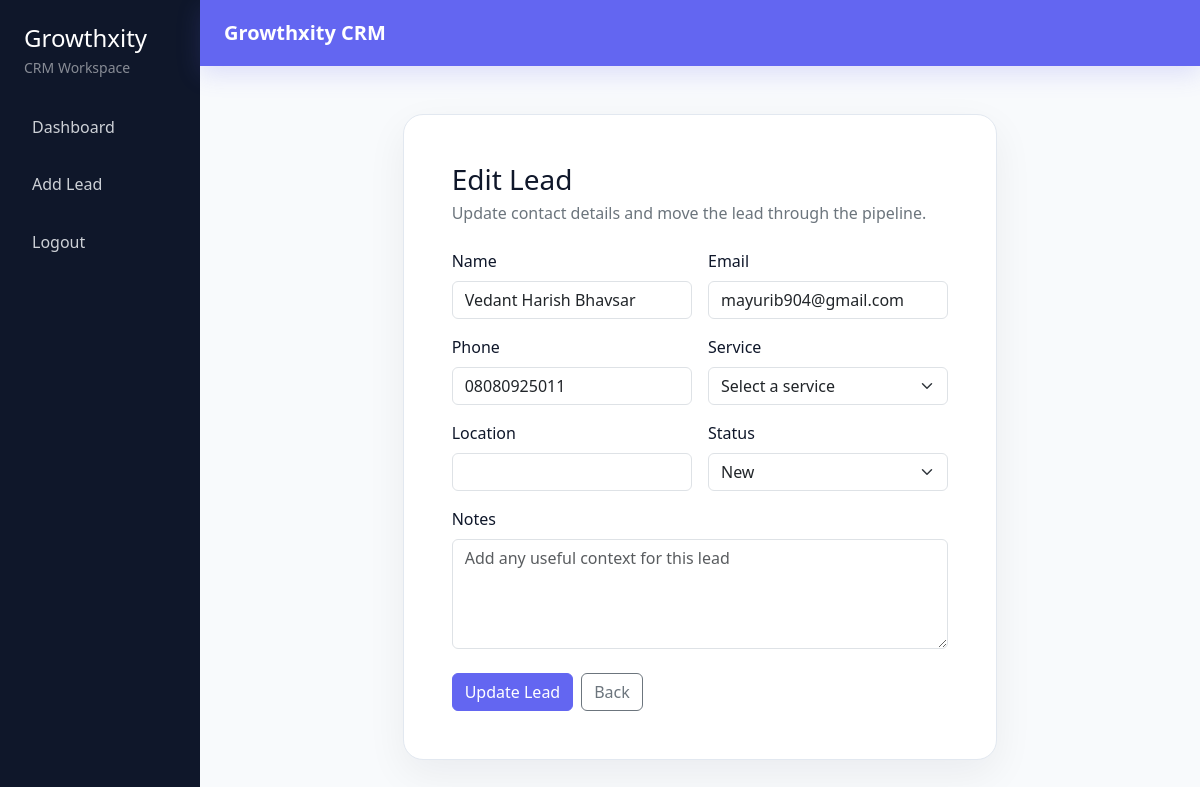
The page /edit-lead/1 (signed in) on the database its author committed.
### models.py (models this page shows)
class Lead(db.Model):
    __tablename__ = "leads"
    STATUS_OPTIONS = (
        "New",
        "Contacted",
        "Qualified",
        "Proposal Sent",
        "Negotiation",
        "Won",
        "Lost",
    )
    VALID_STATUS_OPTIONS = STATUS_OPTIONS + ("Closed",)
    SERVICE_OPTIONS = (
        "Website Lead",
        "Web Development",
        "App Development",
        "SEO",
        "Performance Marketing",
        "CRM Setup",
        "Branding",
    )
    __table_args__ = (
        CheckConstraint(
            "status IN ('New', 'Contacted', 'Qualified', 'Proposal Sent', 'Negotiation', 'Won', 'Lost', 'Closed')",
            name="ck_leads_status_valid",
        ),
    )
    id = db.Column(db.Integer, primary_key=True)
    name = db.Column(db.String(100), nullable=False)
    email = db.Column(db.String(255), nullable=False)
    phone = db.Column(db.String(20), nullable=False)
    source = db.Column(db.String(100), nullable=True)
    service = db.Column(db.String(100), nullable=True)
    location = db.Column(db.String(120), nullable=True)
    notes = db.Column(db.Text, nullable=True)
    status = db.Column(db.String(50), nullable=False, default="New", index=True)
    user_id = db.Column(db.Integer, db.ForeignKey("users.id"), nullable=False, index=True)
    client_work_items = db.relationship(
        "ClientWork",
        backref="lead",
        lazy="selectin",
        cascade="all, delete-orphan",
    )

### leads.py (the view, shortened to what this page needs)
@leads.route("/edit-lead/<int:lead_id>", methods=["GET", "POST"])
@login_required
def edit_lead(lead_id):
    lead = get_user_lead_or_404(lead_id)
    error = None
    return render_template(
        "edit_lead.html",
        lead=lead,
        status_choices=Lead.STATUS_OPTIONS,
        service_choices=Lead.SERVICE_OPTIONS,
        error=error,
    )

### app.py (called while the page is built)
@login_manager.user_loader
def load_user(user_id):
    return db.session.get(User, int(user_id))

### leads.py (called while the page is built)
def get_user_lead_or_404(lead_id):
    lead = Lead.query.get_or_404(lead_id)
    if lead.user_id != current_user.id:
        abort(403)
    return lead

### templates/edit_lead.html (shortened to what this page needs)
{% extends "base.html" %}
{% block content %}
<div class="row justify-content-center">
    <div class="col-xl-8">
        <div class="page-card p-4 p-lg-5">
            <div class="mb-4">
                <h1 class="h3 mb-1">Edit Lead</h1>
                <p class="text-secondary mb-0">Update contact details and move the lead through the pipeline.</p>
            </div>
            <form method="post" class="row g-3">
                <div class="col-md-6">
                    <label for="name" class="form-label">Name</label>
                    <input type="text" id="name" name="name" value="{{ lead.name }}" class="form-control" required>
                </div>
                <div class="col-md-6">
                    <label for="email" class="form-label">Email</label>
                    <input type="email" id="email" name="email" value="{{ lead.email }}" class="form-control" required>
                </div>
                <div class="col-md-6">
                    <label for="phone" class="form-label">Phone</label>
                    <input type="text" id="phone" name="phone" value="{{ lead.phone }}" class="form-control" required>
                </div>
                <div class="col-md-6">
                    <label for="service" class="form-label">Service</label>
                    <select id="service" name="service" class="form-select" required>
                        <option value="">Select a service</option>
                    </select>
                </div>
                <div class="col-md-6">
                    <label for="location" class="form-label">Location</label>
                    <input type="text" id="location" name="location" value="{{ lead.location or '' }}" class="form-control" required>
                </div>
                <div class="col-md-6">
                    <label for="status" class="form-label">Status</label>
                    <select id="status" name="status" class="form-select" required>
                        {% for status in status_choices %}
                        <option value="{{ status }}" {% if status == lead.status %}selected{% endif %}>
                            {{ status }}
                        </option>
                        {% endfor %}
                    </select>
                </div>
                <div class="col-12">
                    <label for="notes" class="form-label">Notes</label>
                    <textarea id="notes" name="notes" class="form-control" rows="4" placeholder="Add any useful context for this lead">{{ lead.notes or '' }}</textarea>
                </div>
                <div class="col-12 d-flex gap-2 pt-2">
                    <button type="submit" class="btn btn-primary">Update Lead</button>
                    <a href="{{ url_for('leads.dashboard') }}" class="btn btn-outline-secondary">Back</a>
                </div>
            </form>
        </div>
    </div>
</div>
{% endblock %}

### templates/base.html (style rules this page uses)
:root { --gx-primary: #6366F1; --gx-sidebar: #0F172A; --gx-background: #F8FAFC; --gx-accent: #22C55E; --gx-text: #0f172a; --gx-muted: #64748b; --gx-border: #e2e8f0; }
body { background: var(--gx-background); color: var(--gx-text); }
.page-card { background: #fff; border: 1px solid var(--gx-border); border-radius: 1.25rem; box-shadow: 0 14px 40px rgba(15, 23, 42, 0.06); }
.btn-primary, .btn-primary:hover, .btn-primary:focus { background-color: var(--gx-primary); border-color: var(--gx-primary); }
.btn, .form-control, .form-select { transition: all 0.2s ease; }

### rows shown on the page
Lead: name "Vedant Harish Bhavsar", email "mayurib904@gmail.com", phone "08080925011", status "New"
